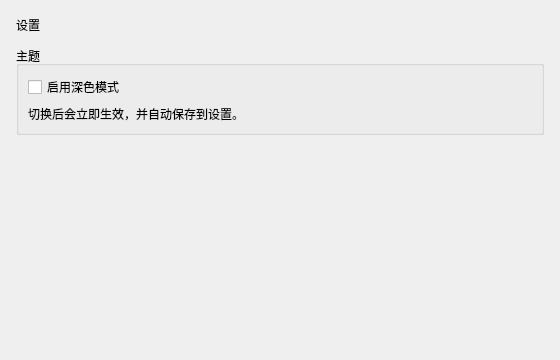
<?xml version="1.0" encoding="UTF-8"?>
<ui version="4.0">
 <class>SettingPage</class>
 <widget class="QWidget" name="SettingPage">
  <property name="geometry">
   <rect><x>0</x><y>0</y><width>560</width><height>360</height></rect>
  </property>
  <property name="windowTitle">
   <string>设置</string>
  </property>
  <layout class="QVBoxLayout" name="verticalLayout">
   <property name="spacing"><number>12</number></property>
   <property name="leftMargin"><number>16</number></property>
   <property name="topMargin"><number>16</number></property>
   <property name="rightMargin"><number>16</number></property>
   <property name="bottomMargin"><number>16</number></property>
   <item>
    <widget class="QLabel" name="titleLabel">
      <property name="text"><string>设置</string></property>
    </widget>
   </item>
   <item>
    <widget class="QGroupBox" name="groupTheme">
     <property name="title"><string>主题</string></property>
     <layout class="QVBoxLayout" name="verticalLayout_2">
      <item>
       <widget class="QCheckBox" name="chkDarkMode">
        <property name="text"><string>启用深色模式</string></property>
       </widget>
      </item>
      <item>
       <widget class="QLabel" name="lblHint">
        <property name="text"><string notr="true">切换后会立即生效，并自动保存到设置。</string></property>
        <property name="objectName"><string>hintLabel</string></property>
        <property name="alignment"><set>Qt::AlignLeading|Qt::AlignLeft|Qt::AlignVCenter</set></property>
       </widget>
      </item>
     </layout>
    </widget>
   </item>
   <item>
    <spacer name="verticalSpacer">
     <property name="orientation"><enum>Qt::Vertical</enum></property>
     <property name="sizeHint" stdset="0"><size><width>20</width><height>200</height></size></property>
    </spacer>
   </item>
  </layout>
 </widget>
 <resources/>
 <connections/>
</ui>
